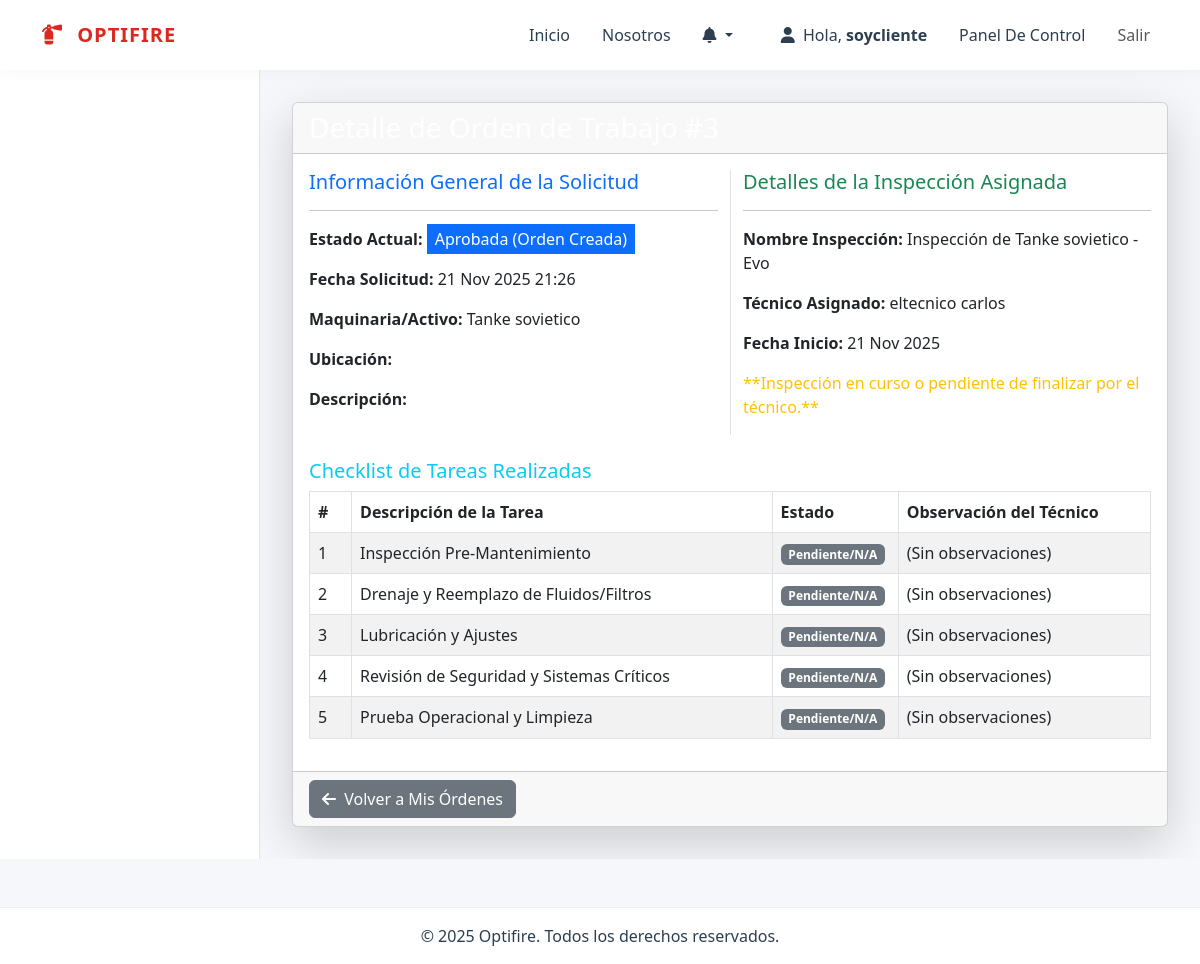
The app's page /usuarios/orden/3/detalle/ (signed in) with its own data.
### usuarios/models.py (models this page shows, shortened)
class SolicitudInspeccion(models.Model):
    cliente = models.ForeignKey(User, on_delete=models.CASCADE, related_name='solicitudes_enviadas')
    nombre_cliente = models.CharField(max_length=100)
    apellido_cliente = models.CharField(max_length=100, blank=True, null=True)
    direccion = models.CharField(max_length=255)
    telefono = models.CharField(max_length=20)
    maquinaria = models.TextField(verbose_name="Maquinaria / Servicio")
    observaciones_cliente = models.TextField(blank=True, null=True)
    monto_cotizacion = models.DecimalField(max_digits=10, decimal_places=0, null=True, blank=True)
    detalle_cotizacion = models.TextField(blank=True, null=True)
    fecha_programada = models.DateField(null=True, blank=True)
    fecha_solicitud = models.DateTimeField(auto_now_add=True)
    estado = models.CharField(
        max_length=20,
        choices=EstadoSolicitud.choices,
        default=EstadoSolicitud.PENDIENTE
    )
    motivo_rechazo = models.TextField(blank=True, null=True)

class Inspeccion(models.Model):
    solicitud = models.OneToOneField(
        SolicitudInspeccion,
        on_delete=models.CASCADE,
        related_name='inspeccion',
        null=True, blank=True
    )
    tecnico = models.ForeignKey(
        User,
        on_delete=models.PROTECT,
        related_name='inspecciones_asignadas',
        limit_choices_to={'groups__name': Roles.TECNICO}
    )
    plantilla_base = models.ForeignKey(PlantillaInspeccion, on_delete=models.SET_NULL, null=True, blank=True)
    nombre_inspeccion = models.CharField(max_length=200)
    fecha_creacion = models.DateTimeField(auto_now_add=True)
    fecha_programada = models.DateField(null=True, blank=True)
    fecha_finalizacion = models.DateTimeField(null=True, blank=True)
    comentarios_generales = models.TextField(blank=True, null=True)
    estado = models.CharField(
        max_length=20,
        default=EstadoInspeccion.ASIGNADA,
        choices=EstadoInspeccion.choices
    )
    class Meta:
        indexes = [
            models.Index(fields=['tecnico', 'estado']),
        ]

class TareaInspeccion(models.Model):
    inspeccion = models.ForeignKey(Inspeccion, on_delete=models.CASCADE, related_name='tareas')
    plantilla_tarea = models.ForeignKey(TareaPlantilla, on_delete=models.SET_NULL, null=True, blank=True)
    descripcion = models.CharField(max_length=255)
    observacion = models.TextField(blank=True, null=True)
    estado = models.CharField(
        max_length=10,
        choices=EstadoTarea.choices,
        default=EstadoTarea.PENDIENTE
    )

### usuarios/views.py (the view)
# urls.py: path('orden/<int:pk>/detalle/', views.detalle_orden, name='detalle_orden'),
@login_required
@user_passes_test(is_cliente)
def detalle_orden(request, pk):
    solicitud = get_object_or_404(SolicitudInspeccion, pk=pk, cliente=request.user)
    try:
        inspeccion = solicitud.inspeccion
        tareas = inspeccion.tareas.all()
    except Inspeccion.DoesNotExist: # Mejor manejo de la excepción OneToOne
        inspeccion = None
        tareas = None
    return render(request, 'dashboards/cliente/detalle_orden.html', {
        'solicitud': solicitud,
        'inspeccion': inspeccion,
        'tareas': tareas
    })

### usuarios/views.py (called while the page is built)
def check_role(user, role_name):
    return user.is_authenticated and user.groups.filter(name=role_name).exists()

def is_cliente(user): return check_role(user, Roles.CLIENTE.value)

### templates/dashboards/cliente/detalle_orden.html (shortened to what this page needs)
{% extends "base_dashboard.html" %}
{% load static %}
{% block dashboard_content %}
<div class="card shadow-lg">
    <div class="card-header bg-indigo-600 text-white">
        <h3 class="mb-0">Detalle de Orden de Trabajo #{{ solicitud.pk }}</h3>
    </div>
    <div class="card-body">
        <div class="row mb-4">
            <div class="col-md-6">
                <h5 class="text-primary">Información General de la Solicitud</h5>
                <hr>
                <p><strong>Estado Actual:</strong>
                    <span class="px-2 py-1 inline-flex text-sm leading-5 font-semibold rounded-full
                        {% if solicitud.estado == 'PENDIENTE' %} bg-warning text-dark
                        {% elif solicitud.estado == 'APROBADA' %} bg-primary text-white
                        {% elif solicitud.estado == 'RECHAZADA' %} bg-danger text-white
                        {% else %} bg-success text-white {% endif %}">
                        {{ solicitud.get_estado_display }}
                    </span>
                </p>
                <p><strong>Fecha Solicitud:</strong> {{ solicitud.fecha_solicitud|date:"d M Y H:i" }}</p>
                <p><strong>Maquinaria/Activo:</strong> {{ solicitud.maquinaria }}</p>
                <p><strong>Ubicación:</strong> {{ solicitud.ubicacion }}</p>
                <p><strong>Descripción:</strong> {{ solicitud.descripcion }}</p>
            </div>
            {% if inspeccion %}
            <div class="col-md-6 border-start">
                <h5 class="text-success">Detalles de la Inspección Asignada</h5>
                <hr>
                <p><strong>Nombre Inspección:</strong> {{ inspeccion.nombre_inspeccion }}</p>
                <p><strong>Técnico Asignado:</strong> {{ inspeccion.tecnico.first_name }} {{ inspeccion.tecnico.last_name }}</p>
                <p><strong>Fecha Inicio:</strong> {{ inspeccion.fecha_creacion|date:"d M Y" }}</p>
                {% if inspeccion.estado == 'COMPLETADA' %}
                    <p><strong>Fecha Finalización:</strong> {{ inspeccion.fecha_finalizacion|date:"d M Y H:i" }}</p>
                    <p><strong>Comentarios Finales:</strong> {{ inspeccion.comentarios_generales|default:"Sin comentarios." }}</p>
                {% else %}
                    <p class="text-warning">**Inspección en curso o pendiente de finalizar por el técnico.**</p>
                {% endif %}
            </div>
            {% elif solicitud.estado == 'RECHAZADA' %}
            <div class="col-md-6 border-start">
                <h5 class="text-danger">Motivo del Rechazo</h5>
                <hr>
                <p>{{ solicitud.motivo_rechazo }}</p>
            </div>
            {% endif %}
        </div>
        {% if tareas %}
        <h5 class="text-info mt-4">Checklist de Tareas Realizadas</h5>
        <div class="table-responsive">
            <table class="table table-striped table-bordered">
                <thead class="bg-light">
                    <tr>
                        <th style="width: 5%;">#</th>
                        <th>Descripción de la Tarea</th>
                        <th style="width: 15%;">Estado</th>
                        <th style="width: 30%;">Observación del Técnico</th>
                    </tr>
                </thead>
                <tbody>
                    {% for tarea in tareas %}
                    <tr>
                        <td>{{ forloop.counter }}</td>
                        <td>{{ tarea.descripcion }}</td>
                        <td>
                            {% if tarea.estado == 'OK' %}
                                <span class="badge bg-success">Completado OK</span>
                            {% elif tarea.estado == 'FAIL' %}
                                <span class="badge bg-danger">Fallo Reportado</span>
                            {% else %}
                                <span class="badge bg-secondary">Pendiente/N/A</span>
                            {% endif %}
                        </td>
                        <td>{{ tarea.observacion|default:"(Sin observaciones)" }}</td>
                    </tr>
                    {% endfor %}
                </tbody>
            </table>
        </div>
        {% endif %}
    </div>
    <div class="card-footer d-flex justify-content-between">
        <a href="{% url 'dashboard_cliente' %}" class="btn btn-secondary">
            <i class="fas fa-arrow-left me-1"></i> Volver a Mis Órdenes
        </a>
    </div>
</div>
{% endblock dashboard_content %}

### templates/base.html (shortened to what this page needs)
{% load static %}
<!DOCTYPE html>
<html lang="es">
<head>
    <link href="https://cdn.jsdelivr.net/npm/bootstrap@5.3.0/dist/css/bootstrap.min.css" rel="stylesheet">
    <link rel="stylesheet" href="https://cdnjs.cloudflare.com/ajax/libs/font-awesome/6.5.2/css/all.min.css">
    <link rel="stylesheet" href="{% static 'css/style.css' %}">
</head>
<body>
    <nav class="navbar navbar-expand-lg navbar-custom sticky-top">
      <div class="container">
        <a class="navbar-brand navbar-brand-text" href="/">
            <i class="fa-solid fa-fire-extinguisher me-2"></i> OPTIFIRE
        </a>
        <div class="collapse navbar-collapse" id="navbarNav">
          <ul class="navbar-nav ms-auto">
            <li class="nav-item"><a class="nav-link nav-link-custom" href="/">Inicio</a></li>
            <li class="nav-item"><a class="nav-link nav-link-custom" href="/nosotros/">Nosotros</a></li>
            {% if user.is_authenticated %}
                <li class="nav-item dropdown me-3">
                    <a class="nav-link nav-link-custom dropdown-toggle" href="#" id="navbarDropdownNotifications" role="button" data-bs-toggle="dropdown" aria-expanded="false">
                        <i class="fa-solid fa-bell"></i>
                    </a>
                </li>
                <li class="nav-item">
                    <span class="nav-link nav-link-custom me-2">
                        <i class="fa-solid fa-user me-1"></i> Hola, <span class="fw-bold">{{ user.first_name|default:user.username }}</span>
                    </span>
                </li>
                <li class="nav-item">
                    <a class="nav-link nav-link-custom" href="{% url 'dashboard' %}">Panel De Control</a>
                </li>
                <li class="nav-item">
                    <a class="nav-link btn btn-sm btn-outline-dark ms-2" href="{% url 'logout' %}">Salir</a>
                </li>
            {% else %}
                <li class="nav-item">
                    <a class="nav-link btn btn-brand ms-2 text-white" href="{% url 'login' %}">Iniciar Sesión</a>
                </li>
            {% endif %}
          </ul>
        </div>
      </div>
    </nav>
    <main>
        {% block content %}
        {% endblock %}
    </main>
    <footer class="footer-custom mt-5 py-3">
        <div class="container text-center">
            <p class="mb-0">&copy; 2025 Optifire. Todos los derechos reservados.</p>
        </div>
    </footer>
</body>
</html>

### static/css/style.css (style rules this page uses)
:root { --primary-color: #DC281E; --primary-dark: #b91d15; --secondary-color: #F05A22; --accent-color: #FFC20E; --background-color: #F5F7FA; --container-color: #FFFFFF; --text-main: #2c3e50; --text-secondary: #7f8c8d; --sidebar-width: 260px; --header-height: 70px; --brand-gradient: linear-gradient(135deg, #DC281E 0%, #F05A22 100%); --shadow-soft: 0 2px 15px rgba(0, 0, 0, 0.04); --border-radius: 8px; }
body { background-color: var(--background-color); color: var(--text-main); font-family: 'Segoe UI', Roboto, sans-serif; min-height: 100vh; display: flex; flex-direction: column; overflow-x: hidden; }
a { text-decoration: none; }
.navbar-custom { background-color: var(--container-color); box-shadow: var(--shadow-soft); height: var(--header-height); z-index: 1000; }
.navbar-brand-text { color: var(--primary-color) !important; font-weight: 800; letter-spacing: 1px; }
.nav-link-custom { color: var(--text-main) !important; font-weight: 500; margin: 0 0.5rem; }
.footer-custom { background-color: var(--container-color); padding: 1.5rem 0; margin-top: auto; border-top: 1px solid #eee; }

### records on screen
SolicitudInspeccion: estado "Aprobada (Orden Creada)", fecha_solicitud "21 Nov 2025 21:26", maquinaria "Tanke sovietico"
Inspeccion: nombre_inspeccion "Inspección de Tanke sovietico - Evo", tecnico.first_name "eltecnico", tecnico.last_name "carlos", fecha_creacion "21 Nov 2025"
TareaInspeccion: descripcion "Inspección Pre-Mantenimiento", estado "Pendiente/N/A", observacion "(Sin observaciones)"
TareaInspeccion: descripcion "Drenaje y Reemplazo de Fluidos/Filtros", estado "Pendiente/N/A", observacion "(Sin observaciones)"
TareaInspeccion: descripcion "Lubricación y Ajustes", estado "Pendiente/N/A", observacion "(Sin observaciones)"
TareaInspeccion: descripcion "Revisión de Seguridad y Sistemas Críticos", estado "Pendiente/N/A", observacion "(Sin observaciones)"
TareaInspeccion: descripcion "Prueba Operacional y Limpieza", estado "Pendiente/N/A", observacion "(Sin observaciones)"

### other values on screen
{{ user.first_name|default:user.username }} "soycliente"
